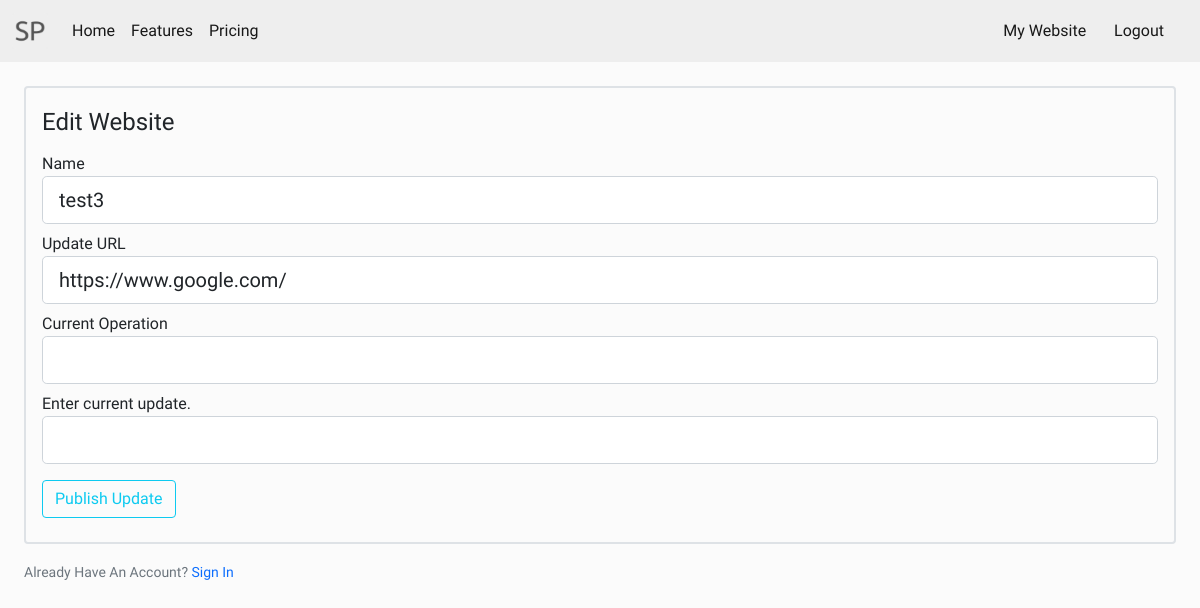
/website/edit (signed in), run on an earlier commit of the app's database.
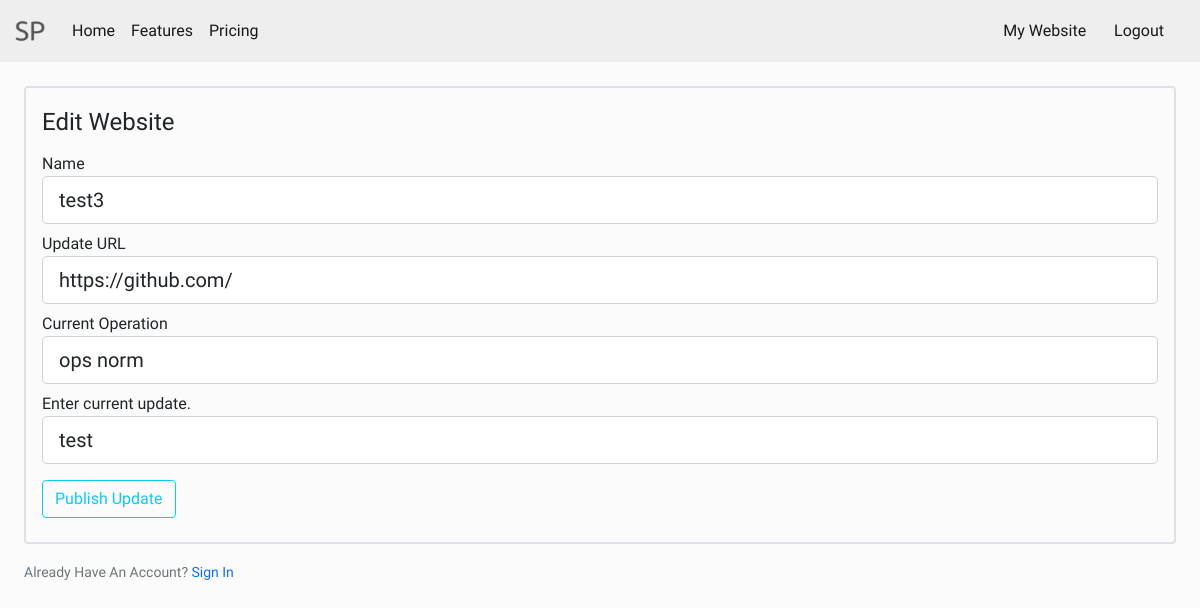
And on a later commit of the database.
### status_page/models.py (models this page shows, shortened)
class Website_data(db.Model):
	id = db.Column(db.Integer, primary_key=True)
	name = db.Column(db.String(16), unique=True)
	truen = db.Column(db.String(16), unique=False)
	website_url = db.Column(db.String(30), unique=False, nullable=False)
	ops = db.Column(db.String(51), unique=False, nullable=True)
	update_latest = db.Column(db.String(200), unique=False, nullable=True)
	update_latest_time = db.Column(db.DateTime, nullable=True)
	update_past_1 = db.Column(db.String(200), unique=True)
	update_past_1_time = db.Column(db.DateTime, nullable=True)
	update_past_2 = db.Column(db.String(200), unique=True)
	update_past_2_time = db.Column(db.DateTime, nullable=True)
	update_past_3 = db.Column(db.String(200), unique=True)
	update_past_3_time = db.Column(db.DateTime, nullable=True)
	uid = db.Column(db.Integer, db.ForeignKey('user.id'), nullable=True)

### status_page/routes.py (the view, shortened to what this page needs)
@app.route('/website/edit', methods=['GET', 'POST'])
def website_edit():
	if current_user.is_authenticated:
		form = SetWebsiteData()
		web_d = Website_data.query.filter_by(uid=current_user.id).first()
		form.name.data = web_d.name
		form.website_url.data = web_d.website_url
		form.ops.data = web_d.ops
		form.current_update.data = web_d.update_latest
		return render_template('website_edit.html', form=form, title='Edit website - SP')

### status_page/forms.py
class SetWebsiteData(FlaskForm):
	name = StringField('Name', validators=[DataRequired(),
	 						Length(min=2, max=16)])
	website_url = StringField('Update URL', validators=[DataRequired(),
	 						Length(min=2, max=30)])
	ops = StringField('Current Operation', validators=[DataRequired(),
	 						Length(min=2, max=50)])
	current_update = StringField('Enter current update.', validators=[DataRequired(),
	 						Length(min=2, max=200)])
	submit = SubmitField('Publish Update')

### status_page/models.py (called while the page is built)
@login_manager.user_loader
def load_user(user_id): # load user to login
	return User.query.get(int(user_id))

### status_page/templates/website_edit.html (shortened to what this page needs)
{% extends "base.html" %}
{% block content %}
    <div class="m-4">
        <form method="POST" action="" class="form-group border border-2 rounded p-3">
            <fieldset class="form-group">
                <legend class="bold">Edit Website</legend>
                <div class="form-group">
                    {{ form.name.label(class="form-control-label pt-1") }}
                    {% if form.name.errors %}
                        {{ form.name(class="form-control form-control-lg is-invalid") }}
                        <div class="invalid-feedback">
                            {% for error in form.name.errors %}
                                <span>{{ error }}</span>
                            {% endfor %}
                        </div>
                    {% else %}
                        {{ form.name(class="form-control form-control-lg") }}
                    {% endif %}
                </div>
                <div class="form-group">
                    {{ form.website_url.label(class="form-control-label pt-2") }}
                    {% if form.website_url.errors %}
                        {{ form.website_url(class="form-control form-control-lg is-invalid") }}
                        <div class="invalid-feedback">
                            {% for error in form.website_url.errors %}
                                <span>{{ error }}</span>
                            {% endfor %}
                        </div>
                    {% else %}
                        {{ form.website_url(class="form-control form-control-lg") }}
                    {% endif %}
                </div>
                <div class="form-group">
                    {{ form.ops.label(class="form-control-label pt-2") }}
                    {% if form.ops.errors %}
                        {{ form.ops(class="form-control form-control-lg is-invalid") }}
                        <div class="invalid-feedback">
                            {% for error in form.ops.errors %}
                                <span>{{ error }}</span>
                            {% endfor %}
                        </div>
                    {% else %}
                        {{ form.ops(class="form-control form-control-lg") }}
                    {% endif %}
                </div>
                <div class="form-group">
                    {{ form.current_update.label(class="form-control-label pt-2") }}
                    {% if form.current_update.errors %}
                        {{ form.current_update(class="form-control form-control-lg is-invalid") }}
                        <div class="invalid-feedback">
                            {% for error in form.current_update.errors %}
                                <span>{{ error }}</span>
                            {% endfor %}
                        </div>
                    {% else %}
                        {{ form.current_update(class="form-control form-control-lg") }}
                    {% endif %}
                </div>
            </fieldset>
            <div class="form-group pt-3 mb-2">
                {{ form.submit(class="btn btn-outline-info") }}
            </div>
        </form>
        <div class="pt-3">
            <small class="text-muted">
                Already Have An Account? <a class="ml-2" href="{{ url_for('login') }}">Sign In</a>
            </small>
        </div>
    </div>
{% endblock content %}

What changed in the data, as far as the page shows it:
changed Website_data "test3": website_url "https://www.google.com/" → "https://github.com/"; ops (not shown) → "ops norm"
Also different on the page:
form field current_update: (not shown) → "test"
